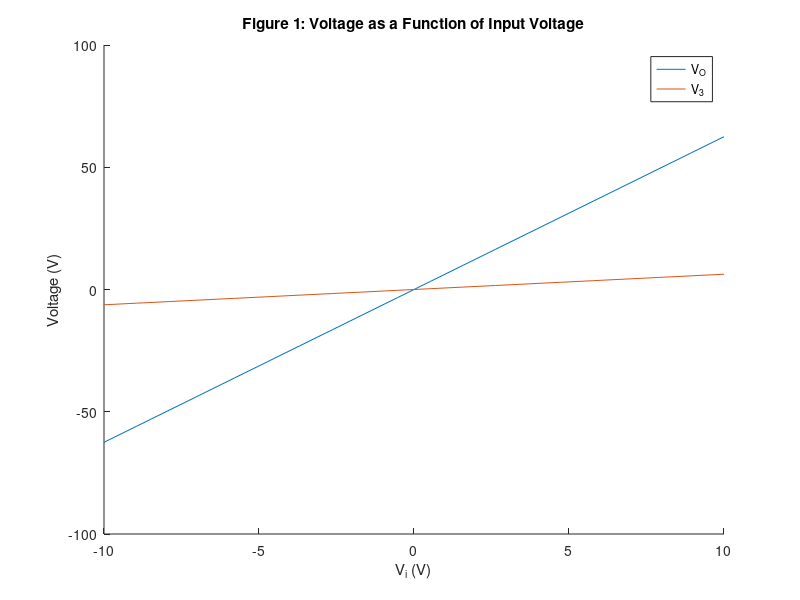
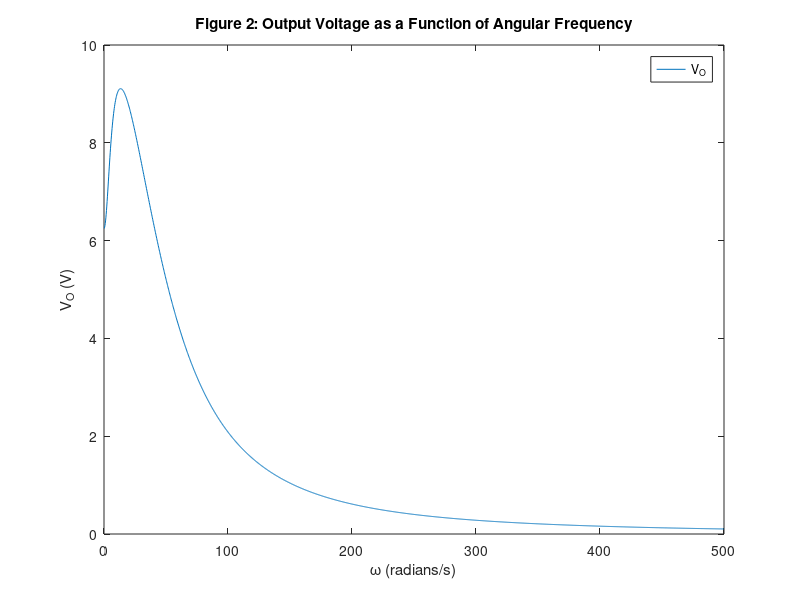
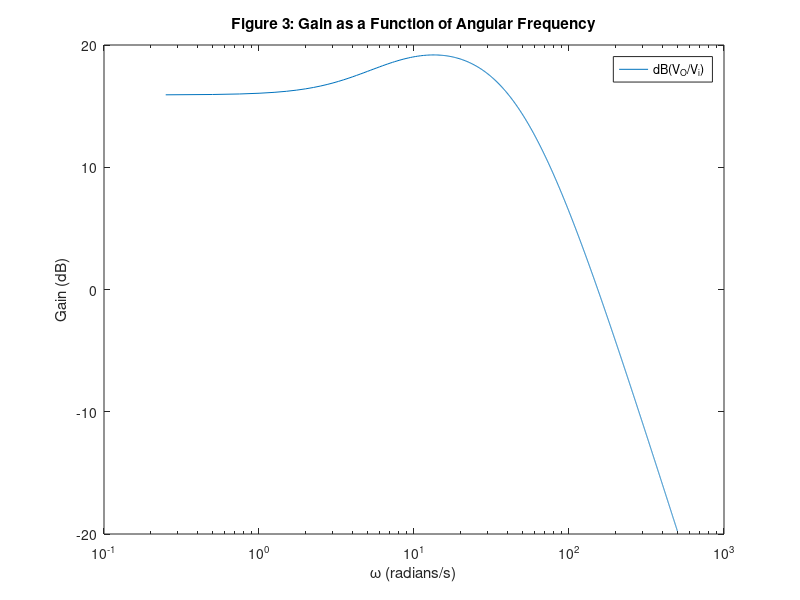
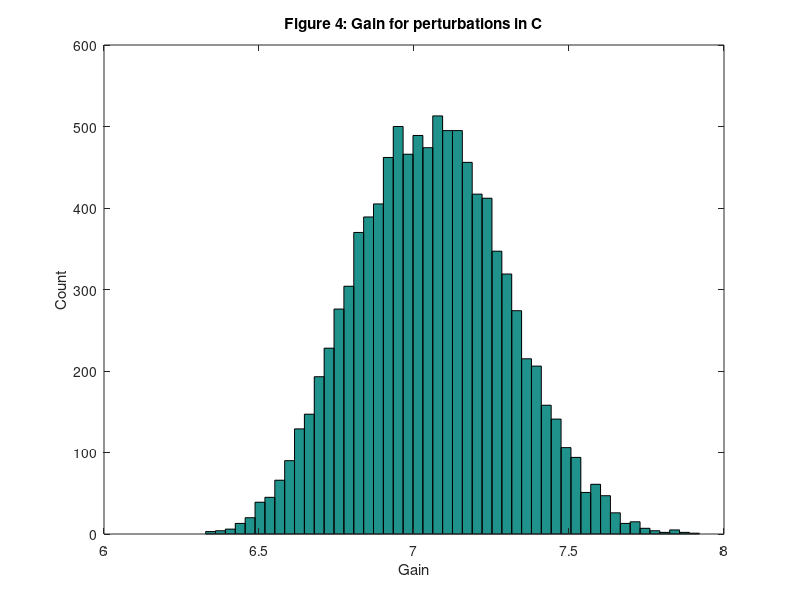

MATLAB code to generate these figures, in order:
% close all;
% clear all;
% clc;

% Parameters
R1 = 1;
R2 = 2;
R3 = 10;
R4 = 0.1;
RO = 1000;
C1 = 0.25;
L1 = 0.2;
alpha = 100;

% V = [ V1; V2; V3; V4; V5; IL]
Vin=1;
G=zeros(6);
C=zeros(6);

%% V1
G(1,:)=[1 0 0 0 0 0]; % V1
C(1,:)=[0 0 0 0 0 0]; % V1

%% V2
G(2,:)=[(-1/R1) (1/R2+1/R1) 0 0 0 1]; 
C(2,:)=[-C1 +C1 0 0 0 0];

%% V3
G(3,:)=[0 0 1/R3 0 0 -1]; 
C(3,:)=[0 0 0 0 0 0]; 

%% V4
G(4,:)=[0 0 -1*alpha/R3 1 0 0]; 
C(4,:)=[0 0 0 0 0 0]; 

%% V5
G(5,:)=[0 0 0 -1/R4 (1/R4+1/RO) 0]; 
C(5,:)=[0 0 0 0 0 0];

%% V6
G(6,:)=[0 -1 1 0 0 0]; 
C(6,:)=[0 0 0 0 0 L1]; 

C
G


%% Q1
%% Part b
numsteps=20;
Data=zeros(3,numsteps);
Data(1,:)=linspace(-10,10,numsteps);
for ii=1:numsteps
    % omega=0 for DC
    F=[Data(1,ii); 0; 0; 0; 0; 0];
    V=G\F;
    Data(2,ii)=V(5);
    Data(3,ii)=V(3);
end

figure(1)
hold on;
plot(Data(1,:),Data(2,:));
plot(Data(1,:),Data(3,:));
hold off;
legend('V_O','V_3');
title('Figure 1: Voltage as a Function of Input Voltage');
ylabel('Voltage (V)');
xlabel('V_i (V)');


%% Part c
numsteps=2000;
Data2=zeros(2,numsteps);
Data2(1,:)=linspace(0,500,numsteps);
Vin=1;
for ii=1:numsteps
    % omega=0 for DC
    omega=Data2(1,ii);
    F=[Vin; 0; 0; 0; 0; 0];
    V=(G+1j*omega*C)\F;
    Data2(2,ii)=V(5);
    %Data2(3,ii)=Data2(2,ii)/Data2(1,ii);
end

figure(2)
plot(Data2(1,:),real(Data2(2,:)));
title('Figure 2: Output Voltage as a Function of Angular Frequency');
legend('V_O')
ylabel('V_O (V)');
xlabel('\omega (radians/s)');

figure(3)
semilogx(Data2(1,:),20*log10(real(Data2(2,:))./Vin));
title('Figure 3: Gain as a Function of Angular Frequency');
legend('dB(V_O/V_i)');
ylabel('Gain (dB)')
xlabel('\omega (radians/s)');


%% Part d
Vin=1;
omega=pi;
count=10000;
Data3=zeros(1,count);
for ii=1:count
    C2=C1+randn()*0.05;
    C(2,:)=[-C2 +C2 0 0 0 0];
    F=[Vin; 0; 0; 0; 0; 0];
    V=(G+1j*omega*C)\F;
    Data3(1,ii)=V(5);
end

figure(4);
hist(real(Data3),50);
title('Figure 4: Gain for perturbations in C');
ylabel('Count')
xlabel('Gain');


%% Q2
C(2,:)=[-C1 +C1 0 0 0 0];
timesteps=1000;
fulltime=1;
stepsize=fulltime/timesteps;
fs_Q2=1/stepsize;
n_Q2=timesteps+1;
fD_Q2=(-(n_Q2-1)/2:(n_Q2-1)/2)*(fs_Q2/n_Q2);
% initial
Data_Q2=zeros(3,3,timesteps+1);
Vold=[0; 0; 0; 0; 0; 0];

input_Q2=zeros(3,timesteps+1);
f_B=1/0.03;
for inputtype=1:3
    for ii=1:timesteps
        if(inputtype==1)
            if(ii*stepsize<0.03)
                input_Q2(inputtype,ii)=0;
            else
                input_Q2(inputtype,ii)=1;
            end
        elseif(inputtype==2)
            input_Q2(inputtype,ii)=sin(2*pi*f_B*ii*stepsize);
        else
            input_Q2(inputtype,ii)=exp(-(ii*stepsize-0.1)^2/(2*0.03^2));
        end
    end
end

for inputtype=1:3
    Vold=[0; 0; 0; 0; 0; 0];
    for ii=1:timesteps
        
        Vin=input_Q2(inputtype,ii);
        F=[Vin; 0; 0; 0; 0; 0];
        Data_Q2(inputtype,1,ii+1)=ii*stepsize;
        Data_Q2(inputtype,2,ii+1)=Vin;
        
        A=C/stepsize+G;
        V=(A)\(C*Vold/stepsize+F);
        Data_Q2(inputtype,3,ii+1)=V(5);

        Vold=V;
    end
    
end

jj=1;
Data_Q2_1=zeros(3,timesteps+1);
Data_Q2_1(:,:)=Data_Q2(jj,:,:);
figure(5)
hold on;
plot(Data_Q2_1(1,:),Data_Q2_1(2,:));
plot(Data_Q2_1(1,:),Data_Q2_1(3,:));
hold off;
legend('V_i','V_O');
title('Figure 5: Voltages for Step Input');
ylabel('Voltage (V)');
xlabel('time (s)');


jj=2;
Data_Q2_2=zeros(3,timesteps+1);
Data_Q2_2(:,:)=Data_Q2(jj,:,:);
figure(6)
hold on;
plot(Data_Q2_2(1,:),Data_Q2_2(2,:));
plot(Data_Q2_2(1,:),Data_Q2_2(3,:));
hold off;
legend('V_i','V_O');
title('Figure 6: Voltages for Sinusoidal Input with f=33.3Hz');
ylabel('Voltage (V)');
xlabel('time (s)');


jj=3;
Data_Q2_3=zeros(3,timesteps+1);
Data_Q2_3(:,:)=Data_Q2(jj,:,:);
figure(7)
hold on;
plot(Data_Q2_3(1,:),Data_Q2_3(2,:));
plot(Data_Q2_3(1,:),Data_Q2_3(3,:));
hold off;
legend('V_i','V_O');
title('Figure 7: Voltages for Gaussian Pulse Input');
ylabel('Voltage (V)');
xlabel('time (s)');


figure(8)
X=fft(Data_Q2_1(2,:));
Y=fft(Data_Q2_1(3,:));
hold on;
plot(fD_Q2,fftshift(abs(X)));
plot(fD_Q2,fftshift(abs(Y)));
hold off;
legend('V_i','V_O');
title('Figure 8: Frequency Domain for Step Input');
ylabel('Magnitude');
xlabel('frequency (Hz)');

figure(9)
X=fft(Data_Q2_2(2,:));
Y=fft(Data_Q2_2(3,:));
hold on;
plot(fD_Q2,fftshift(abs(X)));
plot(fD_Q2,fftshift(abs(Y)));
hold off;
legend('V_i','V_O');
title('Figure 9: Frequency Domain for Sinusoidal Input with f=33.3Hz');
ylabel('Magnitude');
xlabel('frequency (Hz)');

figure(10)
X=fft(Data_Q2_3(2,:));
Y=fft(Data_Q2_3(3,:));
hold on;
plot(fD_Q2,fftshift(abs(X)));
plot(fD_Q2,fftshift(abs(Y)));
hold off;
legend('V_i','V_O');
title('Figure 10: Frequency Domain for Gaussian Pulse Input');
ylabel('Magnitude');
xlabel('frequency (Hz)');



